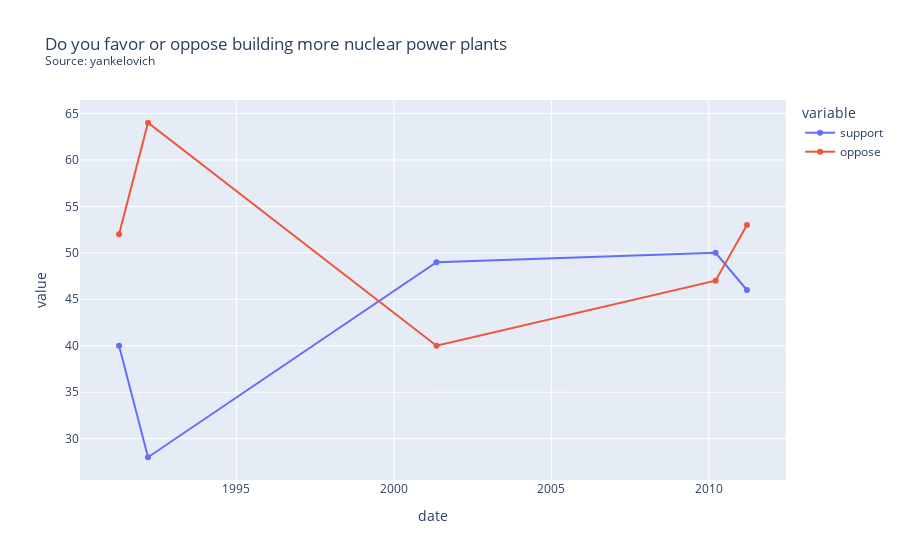

Notebook source saved alongside this figure:
### Code cell
import plotly.express as px
#type(df3['date'].iloc[1])
s= "Do you favor or oppose building more nuclear power plants"
df4 = df3.sort_values(by=['date'])
source = df3['firm'].iloc[0]
title = s + "<br><sup>Source: " + source + "<sup>"
fig = px.line(df4, x="date", y=["support", "oppose"], title=title, markers=True)
fig.show()

### Figure 1 — Plotly figure (JSON) as saved in the notebook; plotly's stock layout.template omitted (floating-point values rounded to 4 significant figures)
{"data": [{"hovertemplate": "variable=support<br>date=%{x}<br>value=%{y}<extra></extra>", "legendgroup": "support", "line": {"color": "#636efa", "dash": "solid"}, "marker": {"symbol": "circle"}, "mode": "markers+lines", "name": "support", "orientation": "v", "showlegend": true, "type": "scatter", "x": ["1991-04-11T00:00:00", "1992-03-12T00:00:00", "2001-05-10T00:00:00", "2010-03-21T00:00:00", "2011-03-20T00:00:00"], "xaxis": "x", "y": [40, 28, 49, 50, 46], "yaxis": "y"}, {"hovertemplate": "variable=oppose<br>date=%{x}<br>value=%{y}<extra></extra>", "legendgroup": "oppose", "line": {"color": "#EF553B", "dash": "solid"}, "marker": {"symbol": "circle"}, "mode": "markers+lines", "name": "oppose", "orientation": "v", "showlegend": true, "type": "scatter", "x": ["1991-04-11T00:00:00", "1992-03-12T00:00:00", "2001-05-10T00:00:00", "2010-03-21T00:00:00", "2011-03-20T00:00:00"], "xaxis": "x", "y": [52, 64, 40, 47, 53], "yaxis": "y"}], "layout": {"autosize": true, "legend": {"title": {"text": "variable"}, "tracegroupgap": 0}, "title": {"text": "Do you favor or oppose building more nuclear power plants<br><sup>Source: yankelovich<sup>"}, "xaxis": {"anchor": "y", "autorange": true, "domain": [0, 1], "range": ["1990-02-03 19:58:59.5117", "2012-05-24 04:01:00.4883"], "title": {"text": "date"}, "type": "date"}, "yaxis": {"anchor": "x", "autorange": true, "domain": [0, 1], "range": [25.03, 66.97], "title": {"text": "value"}, "type": "linear"}}}
